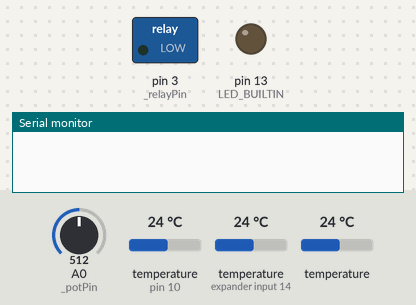
A sketch run on a simulated Arduino Uno, built with avr-gcc and run on an emulated ATmega328P. Shown: switched loads named in the sketch (green lamp = pin HIGH), output pins drawn as LEDs (lit = HIGH), the last lines printed to the serial monitor. The test bench sets the inputs (shaded band); at power-on: A0 (_potPin) = 512, temperature (sensors on pin 10, expander input 14) 24 °C, temperature 24 °C.

Above: at 0.6 s.
At 1.7 s:
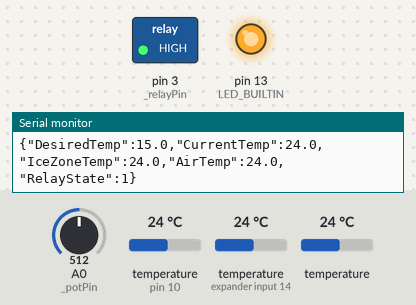
1.8 s: A0 (_potPin) set to 266
3.3 s: A0 (_potPin) set to 235
Timing chart, 0 to 6.3 s (numbered marks = the images above; inputs shaded):
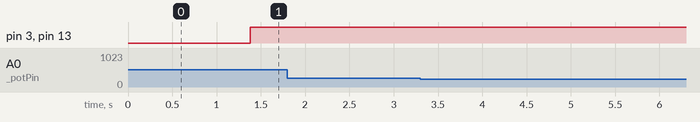

The sketch:

BrackenBrewing.Fermenty.ino
```cpp
#include <SoftwareSerial.h>
#include <OneWire.h>
#include <DallasTemperature.h>

// Attach the serial display's RX line to digital pin 2
SoftwareSerial _display(3, 2);
OneWire _oneWire(10);  // on pin 10
DallasTemperature _sensors(&_oneWire);

const int _relayPin = 3;
unsigned long _relayStartTime = 0;
bool _relayState = false;
const int _minimumRelayToggleTime = 15000;
double _desiredTemperature = 18.0;
char _msgBuffer[20];
const int _potPin = 0;

void setup() {
  Serial.begin(9600);

  _display.begin(9600);
  delay(500); // wait for display to boot up

  _sensors.begin();

  pinMode(_relayPin, OUTPUT);
  digitalWrite(_relayPin, LOW);
  pinMode(LED_BUILTIN, OUTPUT);
  digitalWrite(LED_BUILTIN, LOW);

  _display.write(254); // cursor to beginning of first line
  _display.write(128);

  _display.write("DT:      IT:    "); // clear display + legends
  _display.write("CT:      OT:    ");
}

void loop() {
  _sensors.requestTemperatures();
  _desiredTemperature = ReadDesiredTemperature();

  WriteToScreen(1, 4, dtostrf(_desiredTemperature, 4, 1, _msgBuffer));
  WriteToScreen(2, 4, dtostrf(_sensors.getTempCByIndex(0), 4, 1, _msgBuffer));
  WriteToScreen(1, 13, dtostrf(_sensors.getTempCByIndex(1), 4, 1, _msgBuffer));
  WriteToScreen(2, 13, dtostrf(_sensors.getTempCByIndex(2), 4, 1, _msgBuffer));

  if(_sensors.getTempCByIndex(0) < _desiredTemperature)
  {
    ToggleRelay(false);
  }
  else
  {
    ToggleRelay(true);
  }

  Serial.print("{\"DesiredTemp\":");
  Serial.print(dtostrf(_desiredTemperature, 4, 1, _msgBuffer));
  Serial.print(",\"CurrentTemp\":");
  Serial.print(dtostrf(_sensors.getTempCByIndex(0), 4, 1, _msgBuffer));
  Serial.print(",\"IceZoneTemp\":");
  Serial.print(dtostrf(_sensors.getTempCByIndex(1), 4, 1, _msgBuffer));
  Serial.print(",\"AirTemp\":");
  Serial.print(dtostrf(_sensors.getTempCByIndex(2), 4, 1, _msgBuffer));
  Serial.print(",\"RelayState\":");
  Serial.print(_relayState);
  Serial.println("}");
}

void WriteToScreen(int line, int startPosition, const char* text) {
  int startCharacter = 128;

  if (line == 2) {
    startCharacter = 192;
  }

  startCharacter = startCharacter + startPosition - 1;

  _display.write(254);
  _display.write(startCharacter);
  _display.write(text);
}

void ToggleRelay(bool desiredState)
{
  if(_relayState != desiredState)
  {
    if (_relayState == false)
    {
      digitalWrite(_relayPin, HIGH);
      digitalWrite(LED_BUILTIN, HIGH);
      _relayStartTime = millis();
      _relayState = true;
    }
    else
    {
      if((unsigned long)(millis() - _relayStartTime) >= _minimumRelayToggleTime)
      {
        digitalWrite(_relayPin, LOW);
        digitalWrite(LED_BUILTIN, LOW);
        _relayState = false;
      }
    }
  }
}

double ReadDesiredTemperature()
{
  int reading = analogRead(_potPin);
  return (((reading / 1023.0) * 20.0) + 5.0);
}
```
